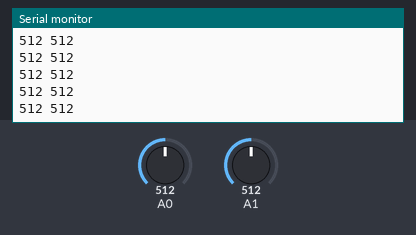
Bench run of a sketch on a simulated Arduino Uno, built with avr-gcc and run on an emulated ATmega328P. Parts: the last lines printed to the serial monitor. Inputs (shaded band) come from the test bench; at power-on: A0 = 512, A1 = 512.

Above: at 1.2 s.
1.3 s: A0 set to 716
At 1.33 s:
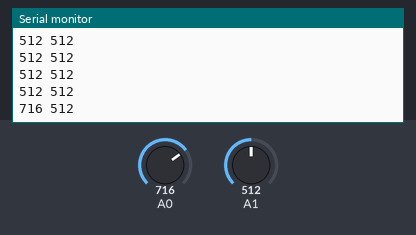
4.3 s: A1 set to 716
At 4.31 s:
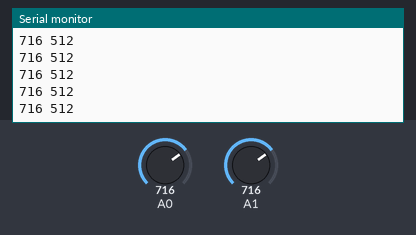
5.8 s: A0 set to 900
At 5.83 s:
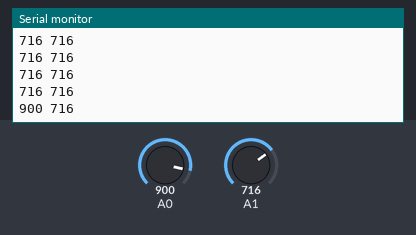
7.3 s: A1 set to 900
At 7.34 s:
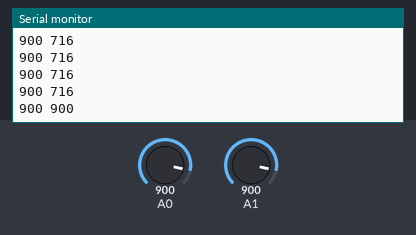
Timing chart, 0 to 9.8 s (numbered marks = the images above; inputs shaded):
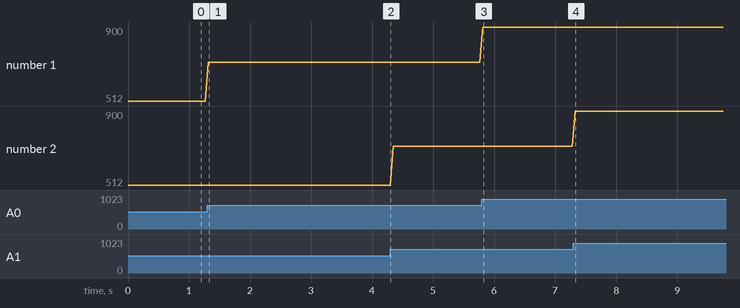

Measured:
- after the input at 1.3 s, the serial monitor: prints a new line at once (image 1)
- after the input at 5.8 s, the serial monitor: prints a new line at once (image 3)
- after the input at 7.3 s, the serial monitor: prints a new line at once (image 4)
- plotted number 1: 512 → 716 after the input at 1.3 s, 716 → 900 after the input at 5.8 s

The sketch:

serial.ino
```cpp
// Firmware para atmega328

void setup()
{
  Serial.begin(9600);
}

void loop()
{
  // lendo porta analogica A0
  int entrada0 = analogRead(0);
  // lendo porta analogica A1
  int entrada1 = analogRead(1);
  // imprimir serial
  Serial.print(entrada0);
  Serial.print(" ");
  Serial.print(entrada1);
  Serial.print("\n");

  delay(50);
}
```
